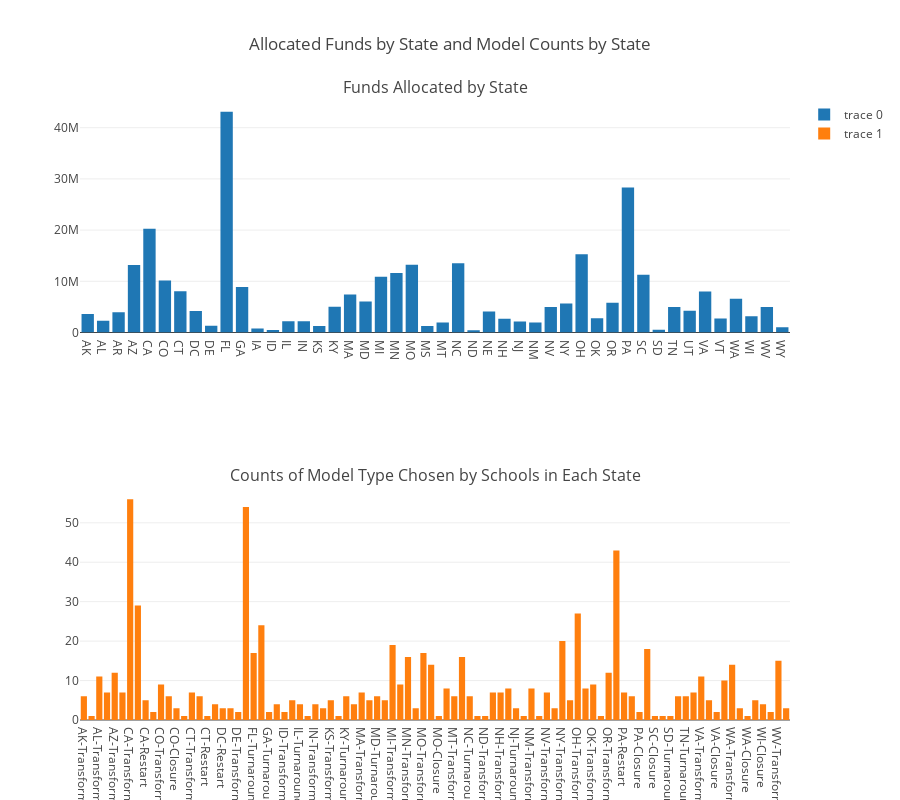

The cell this chart's notebook holds for it:
### Markdown cell above
### Subplots for Funds allocated by State and the Model Counts by State

### Code cell
Allocated=go.Bar(x = StateSum.State, y =StateSum.State_Sum)
StateModelCount=go.Bar(x = StateModelCounts.Xlabelcount, y =StateModelCounts.Model_Counts_per_State)


fig = tools.make_subplots(rows=2, cols=1, subplot_titles=('Funds Allocated by State', 'Counts of Model Type Chosen by Schools in Each State'))

fig.append_trace(Allocated, 1,1)
fig.append_trace(StateModelCount, 2,1)

fig['layout'].update(height=800, width=900, title='Allocated Funds by State and Model Counts by State')

iplot(fig)

### Figure 1 — Plotly figure (JSON) as saved in the notebook; plotly's stock layout.template omitted (floating-point values rounded to 4 significant figures)
{"data": [{"type": "bar", "uid": "54fc6aaf-dd66-11e8-83c9-dc536018224d", "x": ["AK", "AL", "AR", "AZ", "CA", "CO", "CT", "DC", "DE", "FL", "GA", "IA", "ID", "IL", "IN", "KS", "KY", "MA", "MD", "MI", "MN", "MO", "MS", "MT", "NC", "ND", "NE", "NH", "NJ", "NM", "NV", "NY", "OH", "OK", "OR", "PA", "SC", "SD", "TN", "UT", "VA", "VT", "WA", "WI", "WV", "WY"], "xaxis": "x", "y": [3607416, 2300782, 3936109, 13181345, 20286824, 10158232, 8041137, 4199339, 1303216, 43138859, 8892929, 761235, 496680, 2197110, 2191767, 1270660, 5025938, 7441266, 6033577, 10893630, 11633397, 13215147, 1250153, 1961690, 13527138, 418574, 4078079, 2661604, 2158303, 1975170, 4991568, 5668851, 15266786, 2770485, 5792028, 28318207, 11272707, 530890, 4997708, 4251625, 8008990, 2750483, 6569211, 3176096, 4961093, 1002682], "yaxis": "y"}, {"type": "bar", "uid": "54fc6ab0-dd66-11e8-83c9-dc536018224d", "x": ["AK-Transformation", "AK-Restart", "AL-Transformation", "AR-Transformation", "AZ-Transformation", "AZ-Turnaround", "CA-Transformation", "CA-Turnaround", "CA-Restart", "CA-Closure", "CO-Transformation", "CO-Turnaround", "CO-Closure", "CO-Restart", "CT-Transformation", "CT-Turnaround", "CT-Restart", "DC-Turnaround", "DC-Restart", "DC-Transformation", "DE-Transformation", "FL-Transformation", "FL-Turnaround", "GA-Transformation", "GA-Turnaround", "IA-Transformation", "ID-Transformation", "IL-Transformation", "IL-Turnaround", "IL-Restart", "IN-Transformation", "IN-Turnaround", "KS-Transformation", "KS-Turnaround", "KY-Turnaround", "KY-Transformation", "MA-Transformation", "MA-Turnaround", "MD-Turnaround", "MD-Restart", "MI-Transformation", "MI-Turnaround", "MN-Transformation", "MN-Turnaround", "MO-Transformation", "MO-Turnaround", "MO-Closure", "MS-Transformation", "MT-Transformation", "NC-Transformation", "NC-Turnaround", "NC-Restart", "ND-Transformation", "NE-Transformation", "NH-Transformation", "NJ-Transformation", "NJ-Turnaround", "NJ-Restart", "NM-Transformation", "NM-Turnaround", "NV-Transformation", "NV-Turnaround", "NY-Transformation", "NY-Turnaround", "OH-Transformation", "OH-Turnaround", "OK-Transformation", "OK-Turnaround", "OR-Transformation", "PA-Transformation", "PA-Restart", "PA-Turnaround", "PA-Closure", "SC-Transformation", "SC-Closure", "SD-Transformation", "SD-Turnaround", "TN-Transformation", "TN-Turnaround", "UT-Transformation", "VA-Transformation", "VA-Restart", "VA-Closure", "VT-Transformation", "WA-Transformation", "WA-Turnaround", "WA-Closure", "WI-Transformation", "WI-Closure", "WI-Restart", "WV-Transformation", "WY-Transformation"], "xaxis": "x2", "y": [6, 1, 11, 7, 12, 7, 56, 29, 5, 2, 9, 6, 3, 1, 7, 6, 1, 4, 3, 3, 2, 54, 17, 24, 2, 4, 2, 5, 4, 1, 4, 3, 5, 1, 6, 4, 7, 5, 6, 5, 19, 9, 16, 3, 17, 14, 1, 8, 6, 16, 6, 1, 1, 7, 7, 8, 3, 1, 8, 1, 7, 3, 20, 5, 27, 8, 9, 1, 12, 43, 7, 6, 2, 18, 1, 1, 1, 6, 6, 7, 11, 5, 2, 10, 14, 3, 1, 5, 4, 2, 15, 3], "yaxis": "y2"}], "layout": {"annotations": [{"font": {"size": 16}, "showarrow": false, "text": "Funds Allocated by State", "x": 0.5, "xanchor": "center", "xref": "paper", "y": 1, "yanchor": "bottom", "yref": "paper"}, {"font": {"size": 16}, "showarrow": false, "text": "Counts of Model Type Chosen by Schools in Each State", "x": 0.5, "xanchor": "center", "xref": "paper", "y": 0.375, "yanchor": "bottom", "yref": "paper"}], "height": 800, "title": "Allocated Funds by State and Model Counts by State", "width": 900, "xaxis": {"anchor": "y", "autorange": true, "domain": [0, 1], "range": [-0.5, 45.5], "type": "category"}, "xaxis2": {"anchor": "y2", "autorange": true, "domain": [0, 1], "range": [-0.5, 91.5], "type": "category"}, "yaxis": {"anchor": "x", "autorange": true, "domain": [0.625, 1], "range": [0, 45410000.0], "type": "linear"}, "yaxis2": {"anchor": "x2", "autorange": true, "domain": [0, 0.375], "range": [0, 58.95], "type": "linear"}}}
